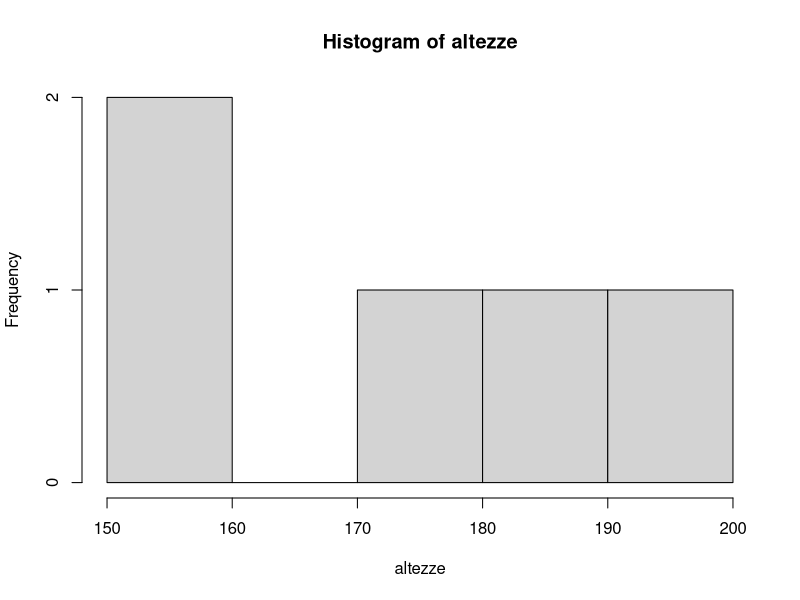

Generate this figure with R:
## ---- chunk 1
knitr::opts_chunk$set(echo = TRUE)
## ---- chunk 2
altezze =c(180,185,160,NA,150,200) 
mean(altezze, na.rm=TRUE)
## ---- chunk 3
hist(altezze)
